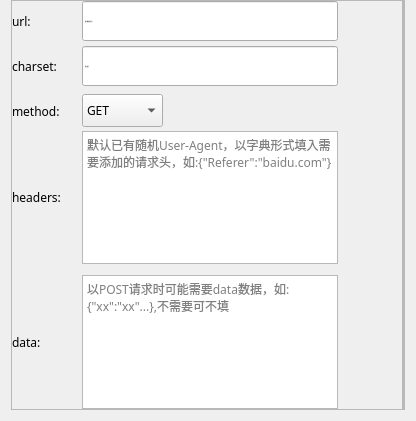
               <widget class="QWidget" name="scrollAreaWidgetContents">
                <property name="geometry">
                 <rect>
                  <x>0</x>
                  <y>0</y>
                  <width>416</width>
                  <height>421</height>
                 </rect>
                </property>
                <layout class="QVBoxLayout" name="verticalLayout">
                 <property name="spacing">
                  <number>0</number>
                 </property>
                 <property name="leftMargin">
                  <number>11</number>
                 </property>
                 <property name="topMargin">
                  <number>0</number>
                 </property>
                 <property name="rightMargin">
                  <number>11</number>
                 </property>
                 <property name="bottomMargin">
                  <number>11</number>
                 </property>
                 <item>
                  <widget class="QFrame" name="frame_getUrl_method">
                   <property name="frameShape">
                    <enum>QFrame::NoFrame</enum>
                   </property>
                   <property name="frameShadow">
                    <enum>QFrame::Raised</enum>
                   </property>
                   <layout class="QGridLayout" name="gridLayout_getUrl_method">
                    <property name="leftMargin">
                     <number>0</number>
                    </property>
                    <property name="topMargin">
                     <number>0</number>
                    </property>
                    <property name="rightMargin">
                     <number>0</number>
                    </property>
                    <property name="bottomMargin">
                     <number>0</number>
                    </property>
                    <property name="spacing">
                     <number>0</number>
                    </property>
                    <item row="0" column="2">
                     <widget class="QFrame" name="frame_getUrl_right">
                      <property name="frameShape">
                       <enum>QFrame::StyledPanel</enum>
                      </property>
                      <property name="frameShadow">
                       <enum>QFrame::Raised</enum>
                      </property>
                      <layout class="QVBoxLayout" name="vlayout_getUrl_right">
                       <property name="spacing">
                        <number>0</number>
                       </property>
                       <property name="leftMargin">
                        <number>0</number>
                       </property>
                       <property name="topMargin">
                        <number>0</number>
                       </property>
                       <property name="rightMargin">
                        <number>0</number>
                       </property>
                       <property name="bottomMargin">
                        <number>0</number>
                       </property>
                      </layout>
                     </widget>
                    </item>
                    <item row="0" column="0">
                     <widget class="QFrame" name="frame_getUrl_left">
                      <property name="frameShape">
                       <enum>QFrame::StyledPanel</enum>
                      </property>
                      <property name="frameShadow">
                       <enum>QFrame::Raised</enum>
                      </property>
                      <layout class="QVBoxLayout" name="vlayout_getUrl_left">
                       <property name="spacing">
                        <number>0</number>
                       </property>
                       <property name="leftMargin">
                        <number>0</number>
                       </property>
                       <property name="topMargin">
                        <number>0</number>
                       </property>
                       <property name="rightMargin">
                        <number>0</number>
                       </property>
                       <property name="bottomMargin">
                        <number>0</number>
                       </property>
                       <item>
                        <layout class="QHBoxLayout" name="hlayout_getUrl_url">
                         <property name="bottomMargin">
                          <number>5</number>
                         </property>
                         <item>
                          <widget class="QLabel" name="label_getUrl_url">
                           <property name="minimumSize">
                            <size>
                             <width>70</width>
                             <height>40</height>
                            </size>
                           </property>
                           <property name="maximumSize">
                            <size>
                             <width>70</width>
                             <height>40</height>
                            </size>
                           </property>
                           <property name="font">
                            <font>
                             <family>Microsoft YaHei</family>
                            </font>
                           </property>
                           <property name="text">
                            <string>url:</string>
                           </property>
                          </widget>
                         </item>
                         <item>
                          <widget class="QLineEdit" name="lineEdit_getUrl_url">
                           <property name="minimumSize">
                            <size>
                             <width>256</width>
                             <height>40</height>
                            </size>
                           </property>
                           <property name="maximumSize">
                            <size>
                             <width>340</width>
                             <height>40</height>
                            </size>
                           </property>
                           <property name="font">
                            <font>
                             <family>Microsoft YaHei</family>
                             <pointsize>-1</pointsize>
                             <weight>50</weight>
                             <italic>false</italic>
                             <bold>false</bold>
                            </font>
                           </property>
                           <property name="styleSheet">
                            <string notr="true"/>
                           </property>
                           <property name="inputMethodHints">
                            <set>Qt::ImhNone</set>
                           </property>
                           <property name="text">
                            <string/>
                           </property>
                           <property name="dragEnabled">
                            <bool>false</bool>
                           </property>
                           <property name="readOnly">
                            <bool>false</bool>
                           </property>
                           <property name="placeholderText">
                            <string>填入需要请求的url</string>
                           </property>
                           <property name="clearButtonEnabled">
                            <bool>false</bool>
                           </property>
                          </widget>
                         </item>
                         <item>
                          <spacer name="hSpacer_url">
                           <property name="orientation">
                            <enum>Qt::Horizontal</enum>
                           </property>
                           <property name="sizeHint" stdset="0">
                            <size>
                             <width>40</width>
                             <height>20</height>
                            </size>
                           </property>
                          </spacer>
                         </item>
                        </layout>
                       </item>
                       <item>
                        <layout class="QHBoxLayout" name="hlayout_getUrl_charset">
                         <property name="bottomMargin">
                          <number>5</number>
                         </property>
                         <item>
                          <widget class="QLabel" name="label_getUrl_charset">
                           <property name="minimumSize">
                            <size>
                             <width>70</width>
                             <height>40</height>
                            </size>
                           </property>
                           <property name="maximumSize">
                            <size>
                             <width>0</width>
                             <height>40</height>
                            </size>
                           </property>
                           <property name="font">
                            <font>
                             <family>Microsoft YaHei</family>
                            </font>
                           </property>
                           <property name="text">
                            <string>charset:</string>
                           </property>
                          </widget>
                         </item>
                         <item>
                          <widget class="QLineEdit" name="lineEdit_getUrl_charset">
                           <property name="minimumSize">
                            <size>
                             <width>256</width>
                             <height>40</height>
                            </size>
                           </property>
                           <property name="maximumSize">
                            <size>
                             <width>340</width>
                             <height>40</height>
                            </size>
                           </property>
                           <property name="font">
                            <font>
                             <family>Microsoft YaHei</family>
                             <pointsize>-1</pointsize>
                             <weight>50</weight>
                             <italic>false</italic>
                             <bold>false</bold>
                            </font>
                           </property>
                           <property name="styleSheet">
                            <string notr="true"/>
                           </property>
                           <property name="inputMethodHints">
                            <set>Qt::ImhNone</set>
                           </property>
                           <property name="text">
                            <string/>
                           </property>
                           <property name="dragEnabled">
                            <bool>false</bool>
                           </property>
                           <property name="readOnly">
                            <bool>false</bool>
                           </property>
                           <property name="placeholderText">
                            <string>网页编码</string>
                           </property>
                           <property name="clearButtonEnabled">
                            <bool>false</bool>
                           </property>
                          </widget>
                         </item>
                         <item>
                          <spacer name="hSpacer_charset">
                           <property name="orientation">
                            <enum>Qt::Horizontal</enum>
                           </property>
                           <property name="sizeHint" stdset="0">
                            <size>
                             <width>40</width>
                             <height>20</height>
                            </size>
                           </property>
                          </spacer>
                         </item>
                        </layout>
                       </item>
                       <item>
                        <layout class="QHBoxLayout" name="hlayout_getUrl_method">
                         <item>
                          <widget class="QLabel" name="label_getUrl_method">
                           <property name="minimumSize">
                            <size>
                             <width>70</width>
                             <height>40</height>
                            </size>
                           </property>
                           <property name="maximumSize">
                            <size>
                             <width>0</width>
                             <height>40</height>
                            </size>
                           </property>
                           <property name="font">
                            <font>
                             <family>Microsoft YaHei</family>
                            </font>
                           </property>
                           <property name="text">
                            <string>method:</string>
                           </property>
                          </widget>
                         </item>
                         <item>
                          <widget class="QComboBox" name="comboBox_getUrl_method">
                           <property name="minimumSize">
                            <size>
                             <width>81</width>
                             <height>33</height>
                            </size>
                           </property>
                           <property name="maximumSize">
                            <size>
                             <width>76</width>
                             <height>16777215</height>
                            </size>
                           </property>
                           <property name="font">
                            <font>
                             <family>Microsoft YaHei</family>
                            </font>
                           </property>
                           <property name="iconSize">
                            <size>
                             <width>20</width>
                             <height>20</height>
                            </size>
                           </property>
                           <item>
                            <property name="text">
                             <string>GET</string>
                            </property>
                           </item>
                           <item>
                            <property name="text">
                             <string>POST</string>
                            </property>
                           </item>
                          </widget>
                         </item>
                         <item>
                          <spacer name="hSpacer_method">
                           <property name="orientation">
                            <enum>Qt::Horizontal</enum>
                           </property>
                           <property name="sizeHint" stdset="0">
                            <size>
                             <width>40</width>
                             <height>20</height>
                            </size>
                           </property>
                          </spacer>
                         </item>
                        </layout>
                       </item>
                       <item>
                        <spacer name="verticalSpacer_getUrl">
                         <property name="orientation">
                          <enum>Qt::Vertical</enum>
                         </property>
                         <property name="sizeHint" stdset="0">
                          <size>
                           <width>20</width>
                           <height>40</height>
                          </size>
                         </property>
                        </spacer>
                       </item>
                       <item>
                        <layout class="QHBoxLayout" name="hlayout_getUrl_headers">
                         <property name="bottomMargin">
                          <number>11</number>
                         </property>
                         <item>
                          <widget class="QLabel" name="label_getUrl_headers">
                           <property name="minimumSize">
                            <size>
                             <width>70</width>
                             <height>0</height>
                            </size>
                           </property>
                           <property name="font">
                            <font>
                             <family>Microsoft YaHei</family>
                            </font>
                           </property>
                           <property name="text">
                            <string>headers:</string>
                           </property>
                          </widget>
                         </item>
                         <item>
                          <widget class="QTextEdit" name="textEdit_getUrl_headers">
                           <property name="minimumSize">
                            <size>
                             <width>0</width>
                             <height>130</height>
                            </size>
                           </property>
                           <property name="sizeIncrement">
                            <size>
                             <width>0</width>
                             <height>0</height>
                            </size>
                           </property>
                           <property name="font">
                            <font>
                             <family>Microsoft YaHei</family>
                            </font>
                           </property>
                           <property name="frameShape">
                            <enum>QFrame::StyledPanel</enum>
                           </property>
                           <property name="frameShadow">
                            <enum>QFrame::Sunken</enum>
                           </property>
                           <property name="horizontalScrollBarPolicy">
                            <enum>Qt::ScrollBarAlwaysOff</enum>
                           </property>
                           <property name="placeholderText">
                            <string>默认已有随机User-Agent，以字典形式填入需要添加的请求头，如:{&quot;Referer&quot;:&quot;baidu.com&quot;}</string>
                           </property>
                          </widget>
                         </item>
                         <item>
                          <spacer name="hSpacer_headers">
                           <property name="orientation">
                            <enum>Qt::Horizontal</enum>
                           </property>
                           <property name="sizeHint" stdset="0">
                            <size>
                             <width>40</width>
                             <height>20</height>
                            </size>
                           </property>
                          </spacer>
                         </item>
                        </layout>
                       </item>
                       <item>
                        <layout class="QHBoxLayout" name="hlayout_getUrl_data">
                         <item>
                          <widget class="QLabel" name="label_getUrl_data">
                           <property name="minimumSize">
                            <size>
                             <width>70</width>
                             <height>0</height>
                            </size>
                           </property>
                           <property name="font">
                            <font>
                             <family>Microsoft YaHei</family>
                            </font>
                           </property>
                           <property name="text">
                            <string>data:</string>
                           </property>
                          </widget>
                         </item>
                         <item>
                          <widget class="QTextEdit" name="textEdit_getUrl_data">
                           <property name="minimumSize">
                            <size>
                             <width>0</width>
                             <height>130</height>
                            </size>
                           </property>
                           <property name="font">
                            <font>
                             <family>Microsoft YaHei</family>
                            </font>
                           </property>
                           <property name="horizontalScrollBarPolicy">
                            <enum>Qt::ScrollBarAlwaysOff</enum>
                           </property>
                           <property name="placeholderText">
                            <string>以POST请求时可能需要data数据，如:{&quot;xx&quot;:&quot;xx&quot;...},不需要可不填</string>
                           </property>
                          </widget>
                         </item>
                         <item>
                          <spacer name="hSpacer_data">
                           <property name="orientation">
                            <enum>Qt::Horizontal</enum>
                           </property>
                           <property name="sizeHint" stdset="0">
                            <size>
                             <width>40</width>
                             <height>20</height>
                            </size>
                           </property>
                          </spacer>
                         </item>
                        </layout>
                       </item>
                      </layout>
                     </widget>
                    </item>
                   </layout>
                  </widget>
                 </item>
                </layout>
               </widget>
